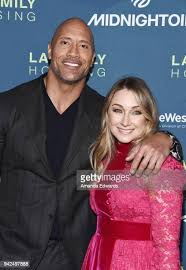
#> input picture images.jpg, 186 x 270 px, given in place of video, which was not available
$ jupyter execute --allow-errors 'Face Recognition.ipynb'   (shell and % lines are left out)   (text cells are left out)
#> lines starting #> are read from the running program, lines starting #| are printed output that depends on the picture; pictures that were not available may be replaced by others from this repository, and a replacement may not be noted
#> the answer given: 1
[cell 1]
# install dependencies:-

#!pip install opencv-contrib-python --upgrade  if you are faci9ng module import errors!!.

[cell 2]
import cv2
import numpy as np
from PIL import Image
import pickle
import os

[cell 3]
# creating pickle file for name list.
'''DO NOT RUN THESE LINES TWICE'''

names = []
filename = "names.pkl"
f = open(filename, 'wb')
pickle.dump(names,f)
f.close()

[cell 4]
def faceSampling():
    cam = cv2.VideoCapture('http://192.168.43.1:8080/video')
    cam.set(3, 640) # set video width
    cam.set(4, 480) # set video height

    face_detector = cv2.CascadeClassifier('haarcascade_frontalface_default.xml')

    with open('names.pkl', 'rb') as f:
        names = pickle.load(f)

    name = input('Enter name for the Face: ')
#> the answer given: ../images.jpg
    names.append(name)
    id = names.index(name)

    print('''\n
    Look in the camera Face Sampling has started!.
    Try to move your face and change expression for better face memory registration.\n
    ''')
    # Initialize individual sampling face count
    count = 0

    while(True):

        ret, img = cam.read()
#> img is the input picture: shape (270, 186, 3); mean B, G, R 96.7, 81.5, 101.5
        gray = cv2.cvtColor(img, cv2.COLOR_BGR2GRAY)
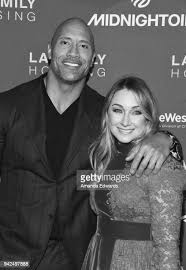
#> gray: shape (270, 186); min 1, max 255, mean 89.2
        faces = face_detector.detectMultiScale(gray, 1.3, 5)
#> faces = [[48, 25, 51, 51], [100, 91, 54, 54]]

        for (x,y,w,h) in faces:

            cv2.rectangle(img, (x,y), (x+w,y+h), (255,0,0), 2)
            count += 1

            # Save the captured image into the datasets folder
            cv2.imwrite("dataset/"+name+"." + str(id) + '.' + str(count) + ".jpg", gray[y:y+h,x:x+w])

            cv2.imshow('image', img)
#> this loop made 2 passes
#> (x, y, w, h, count) on passes 1 to 2: (48, 25, 51, 51, 1), (100, 91, 54, 54, 2)
#> pass 1, in faceSampling, `cv2.imwrite("dataset/"+name+"." + str(id) + '.' + str(count) + ".jpg",..`:
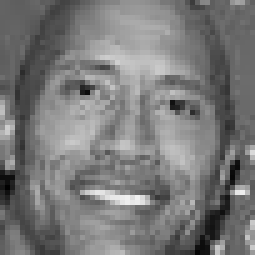
#> saved as images.jpg.0.1.jpg: shape (51, 51) (shown 5 times larger); min 1, max 240, mean 120.9
#> pass 1, in faceSampling, `cv2.imshow('image', img)`:
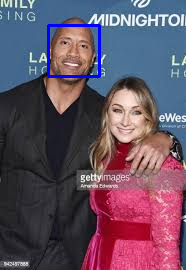
#> window 'image': shape (270, 186, 3); mean B, G, R 98.3, 80.2, 100.3
#> pass 2, in faceSampling, `cv2.imwrite("dataset/"+name+"." + str(id) + '.' + str(count) + ".jpg",..`:
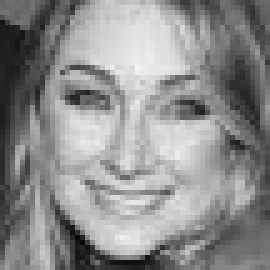
#> saved as images.jpg.0.2.jpg: shape (54, 54) (shown 5 times larger); min 7, max 245, mean 141.5
#> pass 2, in faceSampling, `cv2.imshow('image', img)`:
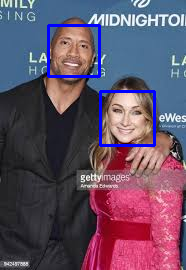
#> window 'image': shape (270, 186, 3); mean B, G, R 100.6, 79.1, 98.9
#> after the loop, count = 2

        k = cv2.waitKey(100) & 0xff # Press 'ESC' for exiting video
#> (key Esc is pressed here)
        if k == 27:
            break
        elif count >= 80: # Take 80 face sample and stop video
             break

    with open('names.pkl', 'wb') as f:
        pickle.dump(names, f)

    # Do a bit of cleanup
    print("Your Face has been registered as {}\n\nExiting Sampling Program".format(name.upper()))
    cam.release()
    cv2.destroyAllWindows()
